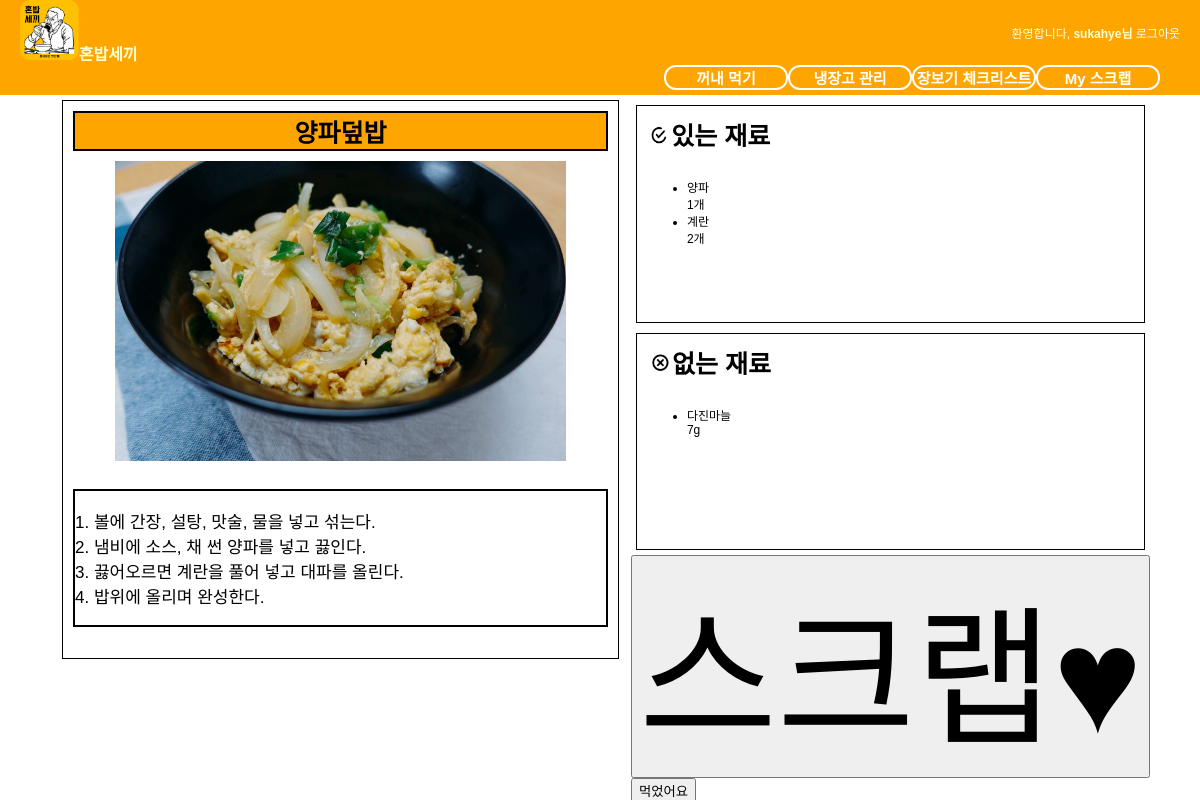
/fridge/7/menu_detail/ (signed in), run on the app's committed database.
### fridge/models.py (models this page shows, shortened)
class Menu(models.Model):
    menu_name = models.CharField(max_length=50)
    menu_image = models.ImageField(verbose_name='menu_image', upload_to='images/menu', blank=True)
    menu_thumbnail = ImageSpecField(source='menu_image', processors=[ResizeToFill(128, 128)],
                                    format='JPEG',
                                    options={'quality': 60})
    main_ingredients = JSONField(verbose_name='main_ingredients', default=dict)
    sub_ingredients = JSONField(verbose_name='sub_ingredients', default=dict)
    class Meta:
        verbose_name = 'Cooking Menu'
        ordering = ['menu_name']

class Recipe(models.Model):
    sauce = models.ManyToManyField(Sauce, related_name='sauce')
    description = models.TextField()
    menu = models.OneToOneField('Menu', on_delete=models.CASCADE, related_name='recipe')
    class Meta:
        verbose_name = 'Recipe'

class Ingredient(models.Model):
    ingredientName = models.CharField(max_length=50)
    type = models.IntegerField(default=0)
    category = models.IntegerField(default=0)
    storageMethod = models.IntegerField(default=0)
    unit = models.CharField(max_length=100)
    defaultValue = models.IntegerField(default=0)
    ingredientCode = models.IntegerField(default=0)

### fridge/views.py (the view, shortened to what this page needs)
# urls.py: url(r'^(?P<pk>[0-9]+)/menu_detail/$', RecommendationDetail.as_view(), name='menu_detail'),
class RecommendationDetail(View):
    def get(self, request, pk):
        template_name = 'fridge/menu_detail.html'
        recom_menu = get_object_or_404(Menu, pk=pk)
        yes_ingre, no_ingre = Recommendation.has_what(request.user, pk)
        return render(request, template_name, {'menu': recom_menu,
                                               'yes_ingre': yes_ingre,
                                               'no_ingre': no_ingre})

### fridge/fields.py (called while the page is built)
    def to_python(self, value):
        if self.blank and not value:
            return None
        if isinstance(value, six.string_types):
            try:
                return json.loads(value)
            except Exception as e:
                raise ValidationError(str(e))
        else:
            return value

        def from_db_value(self, value, expression, connection):
            return self.to_python(value)

### fridge/templates/fridge/menu_detail.html (shortened to what this page needs)
{% extends "base.html" %}
{% load staticfiles %}
{% block extrastyle %}{% static "fridge/menu_detail.css" %}{% endblock %}
{% block content %}
<div id="content">
    <div class="wrapper">
        <div id="recipe">
            <p class="menuTitle" style="text-align:center">{{ menu.menu_name }}</p>
            {% if menu.menu_image %}
            <img src="{{ menu.menu_image.url }}" height="300"> <br><br>
            {% else %}
            <img src="//:0" height="300" title="사진 불러오기"> <br><br>
            {% endif %}
            <div class="menuDescription">
              <p>{{ menu.recipe.description|linebreaks }}</p>
            </div>
        </div>
        <div class="ingredients">
            <div id="yes_ingredients">
                <p class="title"><img src="{% static 'img/checkbox.png' %}" style="height:20px;">있는 재료</p> <br>
                <ul>
                    {% for ingre_code, ingre_weight in yes_ingre.items %}
                    <li>{{ ingre_code.ingredientName }}<br>
                        {{ ingre_weight }}{{ ingre_code.unit }}</li>
                    {% endfor %}
                </ul>
            </div>
            <div id="no_ingredients">
                <p class="title"><img src="{% static 'img/xbox.png' %}" style="height:20px;">없는 재료</p> <br>
                <ul>
                    {% for ingre_code, ingre_weight in no_ingre.items %}
                    <li>{{ ingre_code.ingredientName }}<br>
                        {{ ingre_weight }}{{ ingre_code.unit }}
                    </li>
                    {% endfor %}
                </ul>
            </div>
            <div class = "scrap">
                <form onclick="scrapReaction" id="scrapbutton" method="POST" action="{% url 'fridge:do_scrap' menu.id %}">{% csrf_token %}<input type="submit" style="font-size:150px;" value="스크랩&hearts;"></form>
            </div>
            <div>
            <form method="POST" action="{% url 'fridge:menu_detail' menu.id %}">{% csrf_token %}<input type="submit" value="먹었어요"></form>
            </div>
        </div>
    </div>
</div>
{% endblock %}

### templates/base.html (shortened to what this page needs)
<!DOCTYPE html>
<html lang="ko">
{% load staticfiles %}
<head>
</head>
<link rel="stylesheet" type="text/css" href="{% static "css/base.css" %}" />
<link rel="stylesheet" type="text/css" href="{% block extrastyle %}{% endblock %}"/>
<body>
    <div id="header">
        <h2 class="maintitle"><img src="{% static 'img/혼밥세끼.png' %}" style="height:60px;">혼밥세끼</h2>
        {% if user.is_active %}
        <h4 class="welcome">환영합니다,
            <strong>{% firstof user.get_short_name user.get_username %}님</strong>
            <a href="{% url 'logout' %}">로그아웃</a>
        </h4>
        {% else %}
        <h4 class="welcome">환영합니다, 게스트 사용자님 /
            <a href="{% url 'login' %}">로그인</a>
            <a href="{% url 'register' %}">회원가입</a>
        </h4>
        {% endif %}
    </div>
    <div id="menu">
        <li><a href ="{% url 'fridge:scrap_list' %}">My 스크랩</a></li>
        <li><a href ="{% url 'fridge:shopping' %}">장보기 체크리스트</a></li>
        <li><a href ="{% url 'fridge:manage' %}">냉장고 관리</a></li>
        <li><a href ="{% url 'fridge:recommendation' %}">꺼내 먹기</a></li>
    </div>
    {% block content %} {% endblock %}
</body>
</html>

### static/css/base.css (style rules this page uses)
body { font-family: "Lucida Grande", Verdana, Arial, sans-serif; font-size: 12px; }
div#header { position: absolute; top: 0px; left: 0px; height: 30px; width:100%; display: table; background: orange; }
div#menu { position: absolute; top:65px; left:0px; height:30px; width: 100%; display: table; table-layout:fixed; border-spacing: 40px 0px; background: orange; font-size: 15px; }
div#content { position: absolute; top:100px; left:50px; right:50px; }
.maintitle { display: table-cell; vertical-align: middle; padding-left:20px; color: #ffc; font-weight: bold; font-size: 16px; }
.welcome { display:table-cell; vertical-align: middle; text-align: right; padding-right: 20px; color: #ffc; font-weight: normal; font-size: 12px; }
div#menu a:link, div#menu a:visited { color: white; }
div#menu >li { display: table-cell; vertical-align: middle; border: 2px solid white; border-radius: 12px; text-align: center; font-weight: bold; text-decoration:none; float : right; width : 120px }

### fridge/static/fridge/menu_detail.css (style rules this page uses)
div.wrapper { display: flex; flex: 1; }
p.title { font-size: 25px; font-weight: bold; margin : 0 auto; }
p.menuTitle { font-size: 25px; font-weight: bold; border-width : 2px; border-style : solid; bodrer-color : black; background : orange; display : block; margin : 0 auto; }
div#recipe > img { display: block; margin-left : auto; margin-right : auto; margin-top : 10px }
div.menuDescription { border-width : 2px; border-style : solid; border-color : black; font-size : 17px }
div.ingredients { display: flex; flex-direction: column; flex-grow:1; }
div#recipe { font-size: 17px border-color:black; border-width:1px; border-style:solid; width: 50%; padding:10px; display: inline; margin: 0 1em 0 1em; }
div#yes_ingredients { border-color:black; border-width:1px; border-style:solid; padding: 10px; margin: 5px; flex: 0 0 35% }
div#no_ingredients { border-color:black; border-width:1px; border-style:solid; padding: 10px; margin: 5px; flex: 0 0 35% }

### templates/base.html (style rules this page uses)
a:link { text-decoration: none; color: white; }

### data on the page
Menu: menu_name "양파덮밥", menu_image (picture), recipe.description "1. 볼에 간장, 설탕, 맛술, 물을 넣고 섞는다. 2. 냄비에 소스, 채 썬 양파를 넣고 끓인다. 3. 끓어오르면 계란을 풀어 넣고 대파를 올린다. 4. 밥위에 올리며 완성한다."
Ingredient: ingredientName "양파", storageMethod "1", unit "개"
Ingredient: ingredientName "계란", ingre_weight "2", unit "개"
Ingredient: ingredientName "다진마늘", ingre_weight "7", unit "g"
